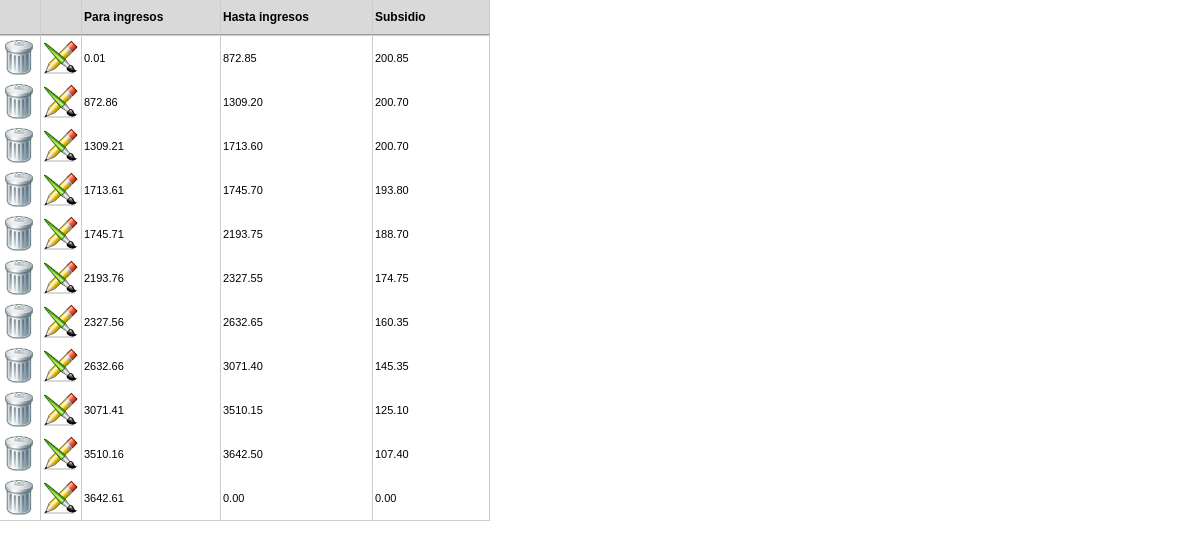
The app's page /cat_isrsub_lista.php with its own data.
### tables this page shows
CREATE TABLE `isr_sub` (
  `id` int(10) unsigned NOT NULL AUTO_INCREMENT,
  `para` decimal(10,2) DEFAULT NULL,
  `hasta` decimal(10,2) DEFAULT NULL,
  `subsidio` decimal(10,2) DEFAULT NULL,
  PRIMARY KEY (`id`)
);

### cat_isrsub_lista.php (the view, shortened to what this page needs)
<?php require_once('Connections/conexion.php'); ?>
<?php
$query_subsidio = "SELECT id, para, hasta, subsidio FROM isr_sub";
$subsidio = mysql_query($query_subsidio, $conexion) or die(mysql_error());
$row_subsidio = mysql_fetch_assoc($subsidio);
?>
<!doctype html>
<html>
<head>
<link rel="stylesheet" type="text/css" href="css/estilos.css">
</head>
<body topmargin="0" leftmargin="0">
<div id="encabezado">
<table border="0" class="tablagrid" width="490" cellpadding="2" cellspacing="0">
  <tr class="tablahead">
    <td width="36">&nbsp;</td>
    <td width="36">&nbsp;</td>
    <td width="134">Para ingresos</td>
    <td width="147">Hasta ingresos</td>
    <td>Subsidio</td>
  </tr>
</table>
</div>
<table border="0" class="tablagrid" width="490" cellpadding="2" cellspacing="0" style="padding-top: 36px;">
  <?php do { ?>
    <tr class="tablaregistros">
      <td width="36"><a onClick="if(confirm('¿Confirma que desea eliminar el registro?')) location.replace('cat_isrsub_lista.php?id=<?php echo $row_subsidio['id']; ?>');" href="#"><img src="imagenes/borrar.png" width="35" height="35"></a></td>
      <td width="36"><a target="_top" href="cat_isrsub_md.php?id=<?php echo $row_subsidio['id']; ?>"><img src="imagenes/editar.png" width="35" height="35"></a></td>
      <td width="134"><?php echo $row_subsidio['para']; ?></td>
      <td width="147"><?php echo $row_subsidio['hasta']; ?></td>
      <td><?php echo $row_subsidio['subsidio']; ?></td>
    </tr>
    <?php } while ($row_subsidio = mysql_fetch_assoc($subsidio)); ?>
</table>
</body>
</html>

### css/estilos.css (style rules this page uses)
.tablagrid { border-bottom:1px solid #CCCCCC; }
.tablahead td { background:#D9D9D9; font-family:Tahoma, Geneva, sans-serif; font-size:12px; font-weight:bold; border-bottom:1px solid #999999; border-right:1px solid #CCCCCC; height:30px; }
.tablaregistros td { border-right:1px solid #CCCCCC; font-family:Arial, Helvetica, sans-serif; font-size:11px; height:40px; }

### cat_isrsub_lista.php (style rules this page uses)
#encabezado { position: fixed; top: 0px; }

### records on screen
isr_sub: para "0.01", hasta "872.85", subsidio "200.85"
isr_sub: para "872.86", hasta "1309.20", subsidio "200.70"
isr_sub: para "1309.21", hasta "1713.60", subsidio "200.70"
isr_sub: para "1713.61", hasta "1745.70", subsidio "193.80"
isr_sub: para "1745.71", hasta "2193.75", subsidio "188.70"
isr_sub: para "2193.76", hasta "2327.55", subsidio "174.75"
isr_sub: para "2327.56", hasta "2632.65", subsidio "160.35"
isr_sub: para "2632.66", hasta "3071.40", subsidio "145.35"
isr_sub: para "3071.41", hasta "3510.15", subsidio "125.10"
isr_sub: para "3510.16", hasta "3642.50", subsidio "107.40"
isr_sub: para "3642.61", hasta "0.00", subsidio "0.00"
